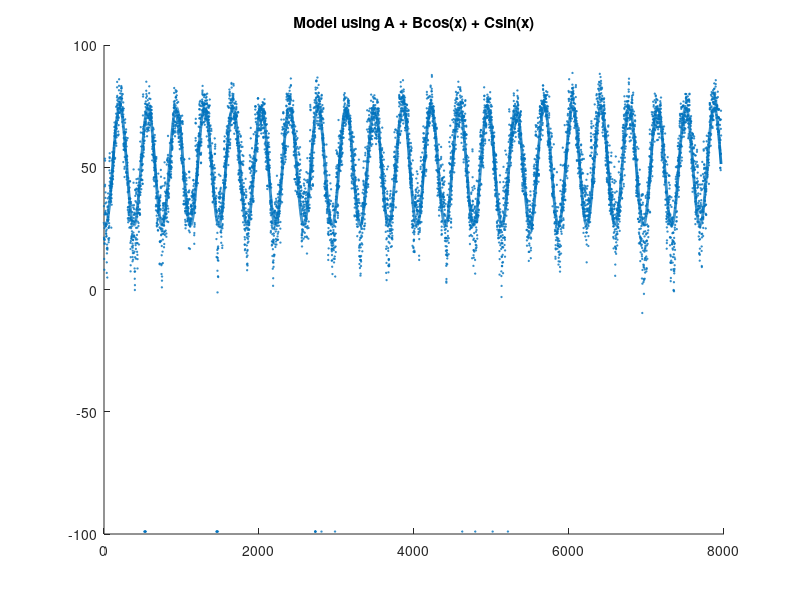
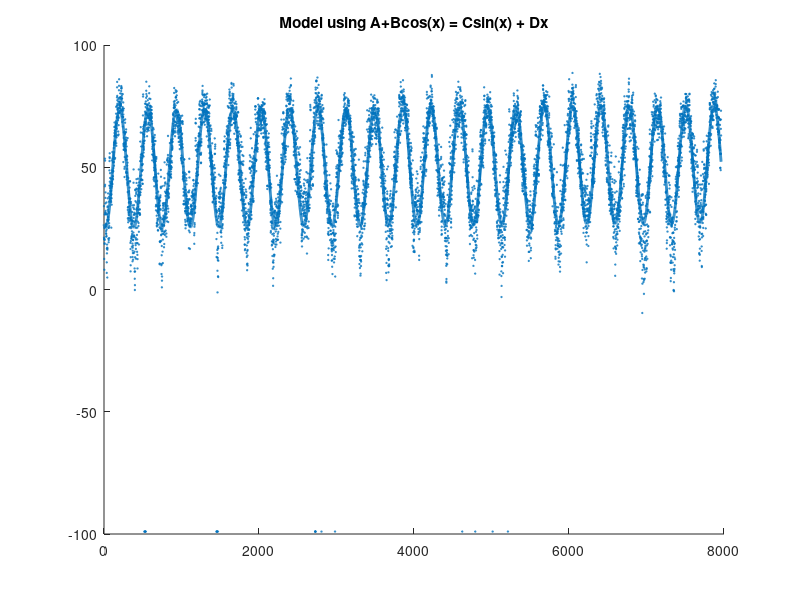

Write the MATLAB code that produced these figures, in order.
%% Problem 1 part 1
[month, day, year, temp] = textread('MIDETROI.txt', '%d %d %d %f','whitespace', ' ');
x = (0:7962)';
constantTerm = ones(7963, 1);
cosineTerm = cos((2 * pi * x) / (365.25));
sineTerm = sin((2 * pi * x) / (365.25));
A = [constantTerm cosineTerm sineTerm];
coeffs = (A' * A) \ (A' * temp);
disp('Temperature model parameters:');
disp(coeffs);

% Plot model against actual data
hold on;
title('Model using A + Bcos(x) + Csin(x)');
plot(x, A * coeffs, 'LineWidth', 2);
scatter(x, temp, 1);


%% Problem 1 part 2
% minIdx is the coldest day of the year
[minVal, minIdx] = min(A(1:366, :) * coeffs);
disp('Index of minimum value from model');
disp(minIdx);

%% Problem 1 part 3
warmingTerm = x;
A = [constantTerm cosineTerm sineTerm warmingTerm];
coeffs = (A' * A) \ (A' * temp);
disp('Temperature model parameters with global warming:');
disp(coeffs);

% Plot global warming model against actual data
figure;
title('Model using A+Bcos(x) = Csin(x) + Dx');
hold on;
plot(x, A * coeffs, 'LineWidth', 2);
scatter(x, temp, 1);